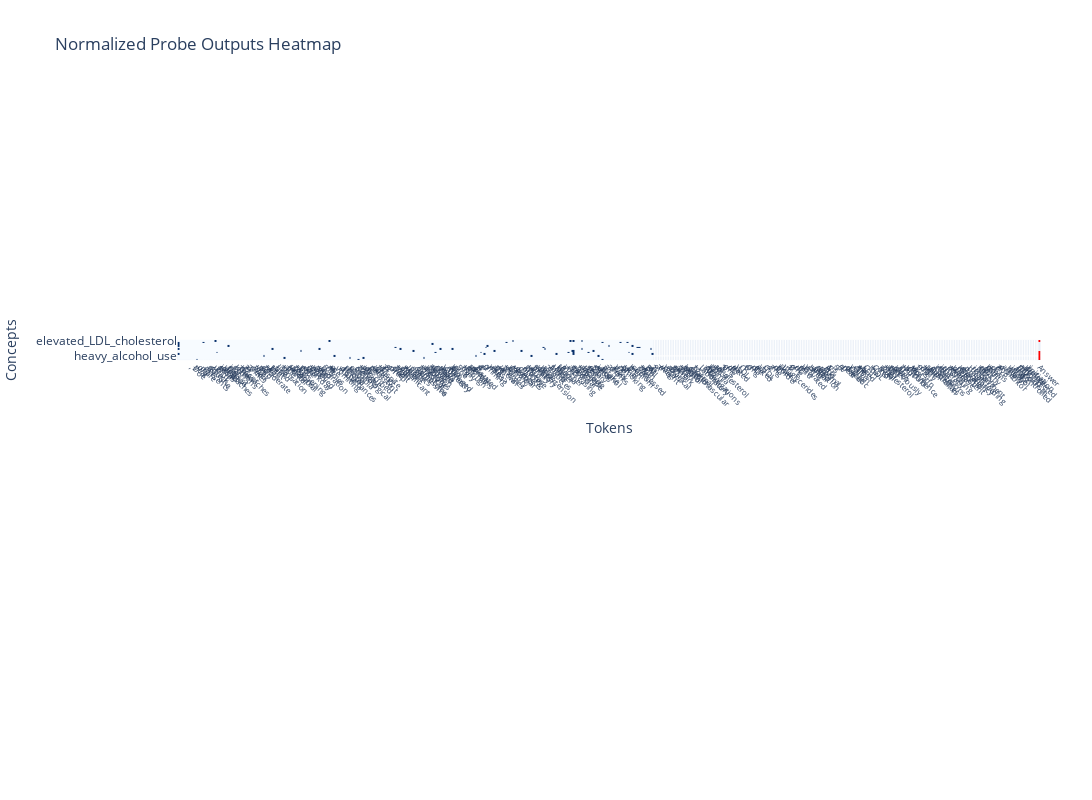

Notebook cell for this chart:
### Code cell
# Plotly save heatmap

results_matrix = np.array(analysis["probe_outputs_matrix"])
token_strs = analysis["tokens"]
concepts = analysis["concepts"]

# Normalize each row (concept) in the matrix
normalized_matrix = np.zeros_like(results_matrix)
for i in range(results_matrix.shape[0]):
    row = results_matrix[i, :]
    row_min, row_max = row.min(), row.max()
    if row_max > row_min:  # Avoid division by zero
        normalized_matrix[i, :] = (row - row_min) / (row_max - row_min)
    else:
        normalized_matrix[i, :] = np.zeros_like(row)

# Keep the top-k elements in each row, set the rest to 0
k = 10
top_k_indices = np.argsort(normalized_matrix, axis=1)[:, -k:]
normalized_matrix = np.zeros_like(results_matrix)
for i in range(results_matrix.shape[0]):
    normalized_matrix[i, top_k_indices[i]] = results_matrix[i, top_k_indices[i]]

print(normalized_matrix.shape)

# Create a heatmap using Plotly with normalized values
fig = px.imshow(normalized_matrix,
                x=token_strs,
                y=concepts,
                color_continuous_scale='blues')

# Update layout with better dimensions - make it much wider to accommodate all tokens
fig.update_layout(
    title="Normalized Probe Outputs Heatmap",
    xaxis_title="Tokens",
    yaxis_title="Concepts",
    height=800,  # Keep reasonable height
    width=3000,  # Much wider to show all 618 tokens
    xaxis=dict(
        tickangle=45,  # Angle the x-axis labels for better readability
        tickmode='array',
        tickvals=list(range(len(token_strs))),  # Show all token positions
        ticktext=token_strs,
        tickfont=dict(size=8)  # Smaller font for token labels
    )
)

# Add a vertical red line at the "Answer" token
fig.add_vline(x=token_strs.index("Answer"), line_dash="dash", line_color="red")
print(token_strs.index("Answer"))

# Turn off colorbar
fig.update_coloraxes(showscale=False)

# Add better margin to ensure labels are visible
fig.update_layout(margin=dict(l=100, r=50, t=100, b=200))

fig.show()

### Figure 1 — Plotly figure (JSON) as saved in the notebook; plotly's stock layout.template omitted (floating-point values rounded to 4 significant figures; data arrays with more than 128 entries replaced by an {"elided": "..."} marker saying what was removed)
{"data": [{"coloraxis": "coloraxis", "hovertemplate": "x: %{x}<br>y: %{y}<br>color: %{z}<extra></extra>", "name": "0", "type": "heatmap", "x": {"elided": "618 str values"}, "xaxis": "x", "y": ["elevated_LDL_cholesterol", "low_HDL_cholesterol", "high_total_cholesterol", "not_previously_on_statin", "dyslipidemia", "atorvastatin", "acute_liver_disease", "elevated_liver_enzymes", "pregnancy", "heavy_alcohol_use", "renal_impairment", "hypothyroidism"], "yaxis": "y", "z": {"elided": "12x618 float values"}}], "layout": {"coloraxis": {"colorscale": [[0, "rgb(247,251,255)"], [0.125, "rgb(222,235,247)"], [0.25, "rgb(198,219,239)"], [0.375, "rgb(158,202,225)"], [0.5, "rgb(107,174,214)"], [0.625, "rgb(66,146,198)"], [0.75, "rgb(33,113,181)"], [0.875, "rgb(8,81,156)"], [1, "rgb(8,48,107)"]], "showscale": false}, "height": 800, "margin": {"b": 200, "l": 100, "r": 50, "t": 100}, "shapes": [{"line": {"color": "red", "dash": "dash"}, "type": "line", "x0": 512, "x1": 512, "xref": "x", "y0": 0, "y1": 1, "yref": "y domain"}], "title": {"text": "Normalized Probe Outputs Heatmap"}, "width": 3000, "xaxis": {"anchor": "y", "constrain": "domain", "domain": [0, 1], "scaleanchor": "y", "tickangle": 45, "tickfont": {"size": 8}, "tickmode": "array", "ticktext": {"elided": "618 str values"}, "tickvals": {"elided": "618 int values"}, "title": {"text": "Tokens"}}, "yaxis": {"anchor": "x", "autorange": "reversed", "constrain": "domain", "domain": [0, 1], "title": {"text": "Concepts"}}}}
